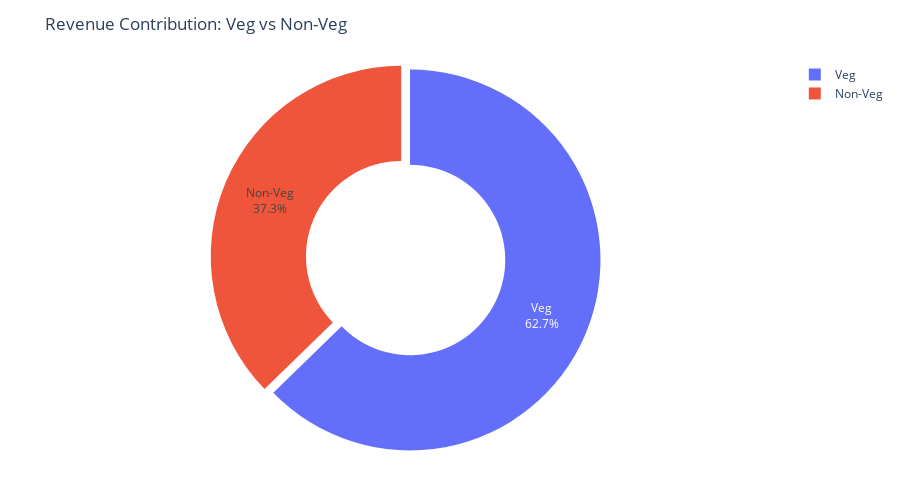

Notebook code cell kept with this figure:
### Code cell
fig = px.pie(food_revenue, values= "Price (INR)", names="Food Category", hole= 0.5, title="Revenue Contribution: Veg vs Non-Veg")
fig.update_traces(textinfo="percent+label", pull=[0.05,0])

fig.update_layout(height=500, margin= dict(t=60, b=40, l=40, r=40))
fig.show()

### Figure 1 — Plotly figure (JSON) as saved in the notebook; plotly's stock layout.template omitted (floating-point values rounded to 4 significant figures)
{"data": [{"domain": {"x": [0, 1], "y": [0, 1]}, "hole": 0.5, "hovertemplate": "Food Category=%{label}<br>Price (INR)=%{value}<extra></extra>", "labels": ["Non-Veg", "Veg"], "legendgroup": "", "name": "", "pull": [0.05, 0], "showlegend": true, "textinfo": "percent+label", "type": "pie", "values": [19750000.0, 33260000.0]}], "layout": {"height": 500, "legend": {"tracegroupgap": 0}, "margin": {"b": 40, "l": 40, "r": 40, "t": 60}, "title": {"text": "Revenue Contribution: Veg vs Non-Veg"}}}
